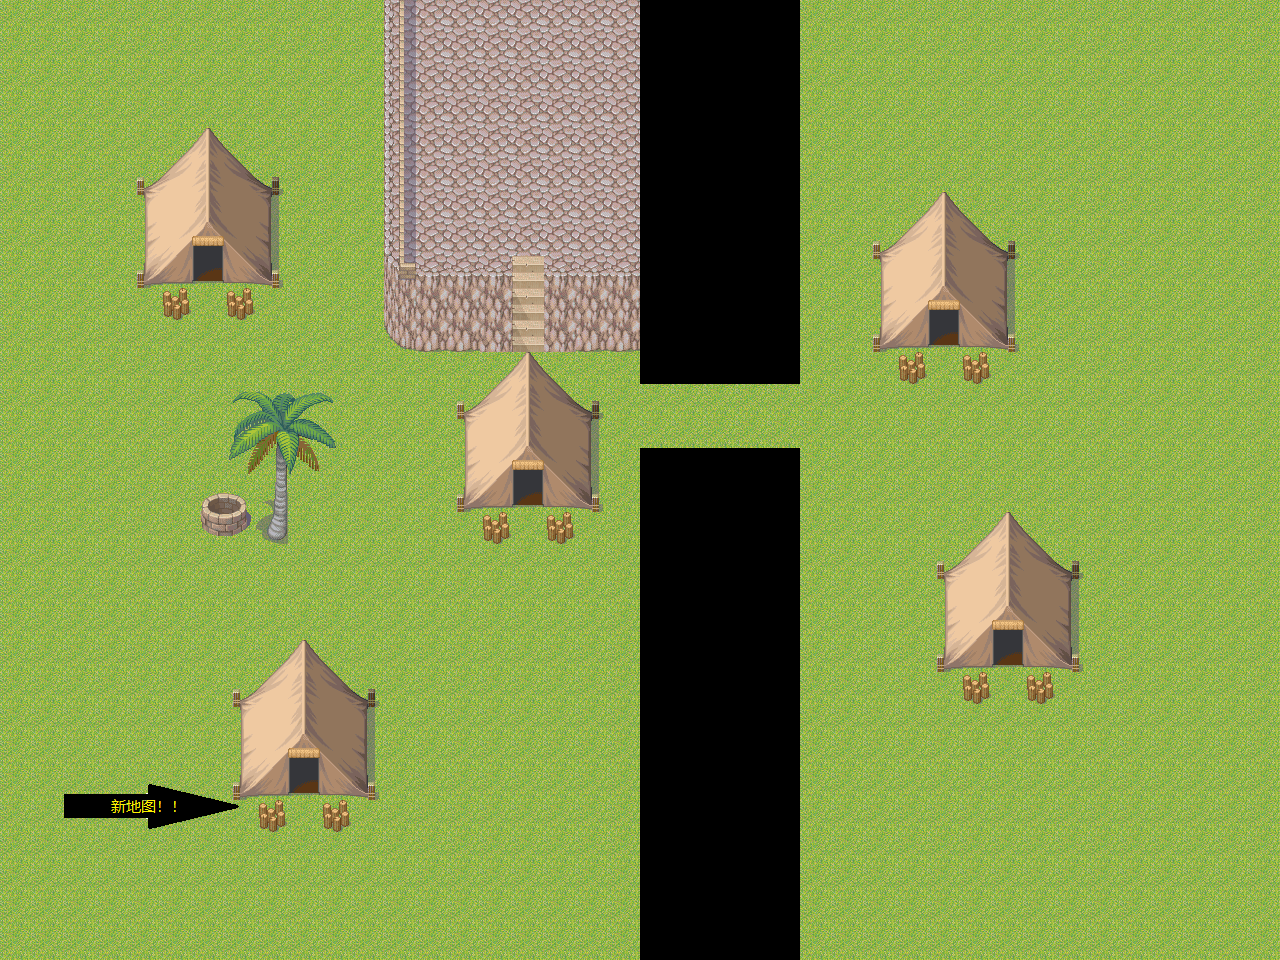

A 2D game scene composited from a Tiled map and its tileset images. What follows is a short description and the map's XML, with each tile layer's data collapsed to a summary:
An orthogonal 40x30 tile map with 32x32 px tiles, 4 tile layers (layer1, decorate, layer2, layer3), 4 tilesets and 5 objects.

<map version="1.4" tiledversion="1.4.2" orientation="orthogonal" renderorder="right-down" width="40" height="30" tilewidth="32" tileheight="32" infinite="0" nextlayerid="11" nextobjectid="52">
 <tileset firstgid="1" source="001-Grassland01.tsx" />
 <tileset firstgid="145" source="tmw_desert_spacing.tsx" />
 <tileset firstgid="193" source="desert_town.tsx" />
 <tileset firstgid="369" name="map_arrow" tilewidth="177" tileheight="49" tilecount="1" columns="1">
  <image source="map_arrow.png" width="177" height="49" />
 </tileset>
 <layer id="1" name="layer1" width="40" height="30">
  <properties>
   <property name="layerFlag" value="1" />
   <property name="target_y" type="int" value="4" />
  </properties>
  <data>[1200 cells, 1060 non-empty, 7 distinct tile ids]</data>
 </layer>
 <layer id="10" name="decorate" width="40" height="30">
  <data>[1200 cells, 1 non-empty, 1 distinct tile ids]</data>
 </layer>
 <layer id="4" name="layer2" width="40" height="30">
  <properties>
   <property name="layerFlag" value="2" />
  </properties>
  <data>[1200 cells, 106 non-empty, 24 distinct tile ids]</data>
 </layer>
 <layer id="6" name="layer3" width="40" height="30">
  <properties>
   <property name="layerFlag" value="3" />
  </properties>
  <data>[1200 cells, 59 non-empty, 23 distinct tile ids]</data>
 </layer>
 <objectgroup id="8" name="traps">
  <object id="31" x="523.75" y="488" width="11.5" height="7">
   <properties>
    <property name="target_map" value="1002" />
    <property name="target_x" value="8" />
    <property name="target_y" value="1" />
   </properties>
  </object>
  <object id="46" x="300.25" y="777.833" width="11.5" height="7">
   <properties>
    <property name="target_map" value="1003" />
    <property name="target_x" value="6" />
    <property name="target_y" type="int" value="3" />
   </properties>
  </object>
  <object id="47" x="203.583" y="265.833" width="11.5" height="7">
   <properties>
    <property name="target_map" value="1002" />
    <property name="target_x" value="8" />
    <property name="target_y" value="1" />
   </properties>
  </object>
  <object id="48" x="937.25" y="332.5" width="11.5" height="7">
   <properties>
    <property name="target_map" value="1002" />
    <property name="target_x" value="8" />
    <property name="target_y" value="1" />
   </properties>
  </object>
  <object id="49" x="1004.25" y="650.5" width="11.5" height="7">
   <properties>
    <property name="target_map" value="1002" />
    <property name="target_x" value="8" />
    <property name="target_y" value="1" />
   </properties>
  </object>
 </objectgroup>
</map>
